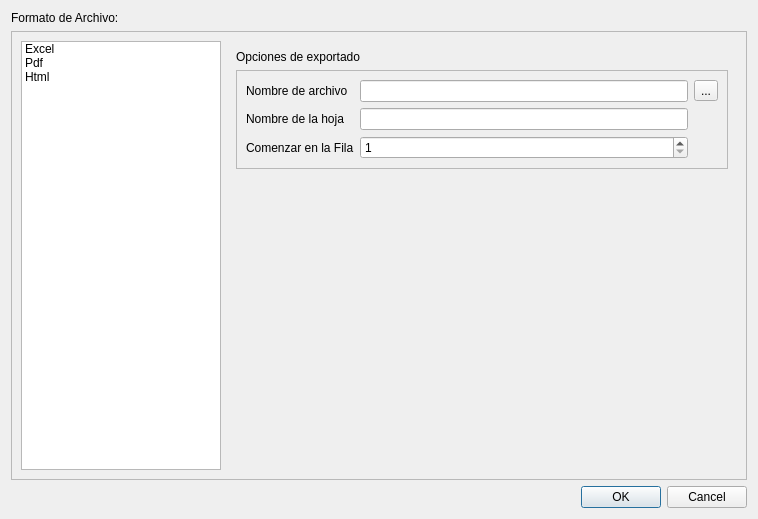
<?xml version="1.0" encoding="UTF-8"?>
<ui version="4.0">
 <class>Dialog</class>
 <widget class="QDialog" name="Dialog">
  <property name="geometry">
   <rect>
    <x>0</x>
    <y>0</y>
    <width>758</width>
    <height>519</height>
   </rect>
  </property>
  <property name="windowTitle">
   <string>Dialog</string>
  </property>
  <layout class="QVBoxLayout" name="verticalLayout">
   <item>
    <widget class="QLabel" name="label">
     <property name="text">
      <string>Formato de Archivo:</string>
     </property>
    </widget>
   </item>
   <item>
    <widget class="QFrame" name="frame">
     <property name="frameShape">
      <enum>QFrame::StyledPanel</enum>
     </property>
     <property name="frameShadow">
      <enum>QFrame::Raised</enum>
     </property>
     <layout class="QHBoxLayout" name="horizontalLayout" stretch="0,3">
      <item>
       <widget class="QListWidget" name="formatlist">
        <property name="maximumSize">
         <size>
          <width>200</width>
          <height>16777215</height>
         </size>
        </property>
        <item>
         <property name="text">
          <string>Excel</string>
         </property>
         <property name="icon">
          <iconset>
           <normaloff>excel.png</normaloff>excel.png</iconset>
         </property>
        </item>
        <item>
         <property name="text">
          <string>Pdf</string>
         </property>
         <property name="icon">
          <iconset>
           <normaloff>pdf.png</normaloff>pdf.png</iconset>
         </property>
        </item>
        <item>
         <property name="text">
          <string>Html</string>
         </property>
         <property name="icon">
          <iconset>
           <normaloff>html.png</normaloff>html.png</iconset>
         </property>
        </item>
       </widget>
      </item>
      <item>
       <widget class="QStackedWidget" name="uilist">
        <property name="currentIndex">
         <number>0</number>
        </property>
        <widget class="QWidget" name="page">
         <layout class="QVBoxLayout" name="verticalLayout_2">
          <item>
           <widget class="QLabel" name="label_2">
            <property name="text">
             <string>Opciones de exportado</string>
            </property>
           </widget>
          </item>
          <item>
           <widget class="QFrame" name="frame_2">
            <property name="frameShape">
             <enum>QFrame::StyledPanel</enum>
            </property>
            <property name="frameShadow">
             <enum>QFrame::Raised</enum>
            </property>
            <layout class="QGridLayout" name="gridLayout">
             <item row="1" column="0">
              <widget class="QLabel" name="label_4">
               <property name="text">
                <string>Nombre de la hoja</string>
               </property>
              </widget>
             </item>
             <item row="0" column="0">
              <widget class="QLabel" name="label_3">
               <property name="text">
                <string>Nombre de archivo</string>
               </property>
              </widget>
             </item>
             <item row="1" column="1">
              <widget class="QLineEdit" name="lineEdit_2"/>
             </item>
             <item row="0" column="2">
              <widget class="QToolButton" name="file_btn">
               <property name="text">
                <string>...</string>
               </property>
              </widget>
             </item>
             <item row="0" column="1">
              <widget class="QLineEdit" name="file_line"/>
             </item>
             <item row="2" column="0">
              <widget class="QLabel" name="label_5">
               <property name="text">
                <string>Comenzar en la Fila</string>
               </property>
              </widget>
             </item>
             <item row="2" column="1">
              <widget class="QSpinBox" name="spinBox">
               <property name="minimum">
                <number>1</number>
               </property>
              </widget>
             </item>
            </layout>
           </widget>
          </item>
          <item>
           <spacer name="verticalSpacer">
            <property name="orientation">
             <enum>Qt::Vertical</enum>
            </property>
            <property name="sizeHint" stdset="0">
             <size>
              <width>20</width>
              <height>40</height>
             </size>
            </property>
           </spacer>
          </item>
         </layout>
        </widget>
        <widget class="QWidget" name="page_2"/>
        <widget class="QWidget" name="page_3"/>
       </widget>
      </item>
     </layout>
    </widget>
   </item>
   <item>
    <widget class="QDialogButtonBox" name="buttonBox">
     <property name="orientation">
      <enum>Qt::Horizontal</enum>
     </property>
     <property name="standardButtons">
      <set>QDialogButtonBox::Cancel|QDialogButtonBox::Ok</set>
     </property>
    </widget>
   </item>
  </layout>
 </widget>
 <resources/>
 <connections>
  <connection>
   <sender>buttonBox</sender>
   <signal>accepted()</signal>
   <receiver>Dialog</receiver>
   <slot>accept()</slot>
   <hints>
    <hint type="sourcelabel">
     <x>248</x>
     <y>254</y>
    </hint>
    <hint type="destinationlabel">
     <x>157</x>
     <y>274</y>
    </hint>
   </hints>
  </connection>
  <connection>
   <sender>buttonBox</sender>
   <signal>rejected()</signal>
   <receiver>Dialog</receiver>
   <slot>reject()</slot>
   <hints>
    <hint type="sourcelabel">
     <x>316</x>
     <y>260</y>
    </hint>
    <hint type="destinationlabel">
     <x>286</x>
     <y>274</y>
    </hint>
   </hints>
  </connection>
 </connections>
</ui>
